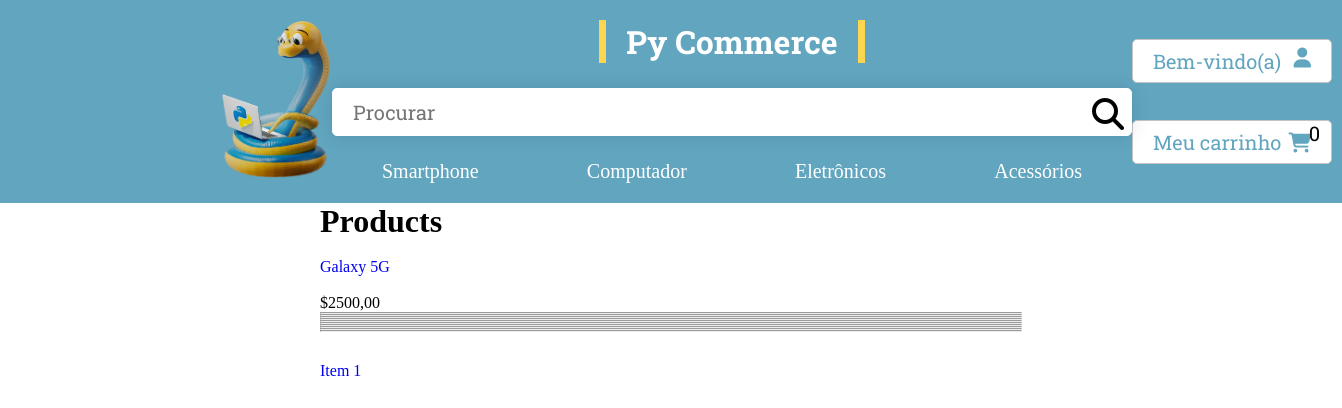
/, run on an earlier commit of the app's database.
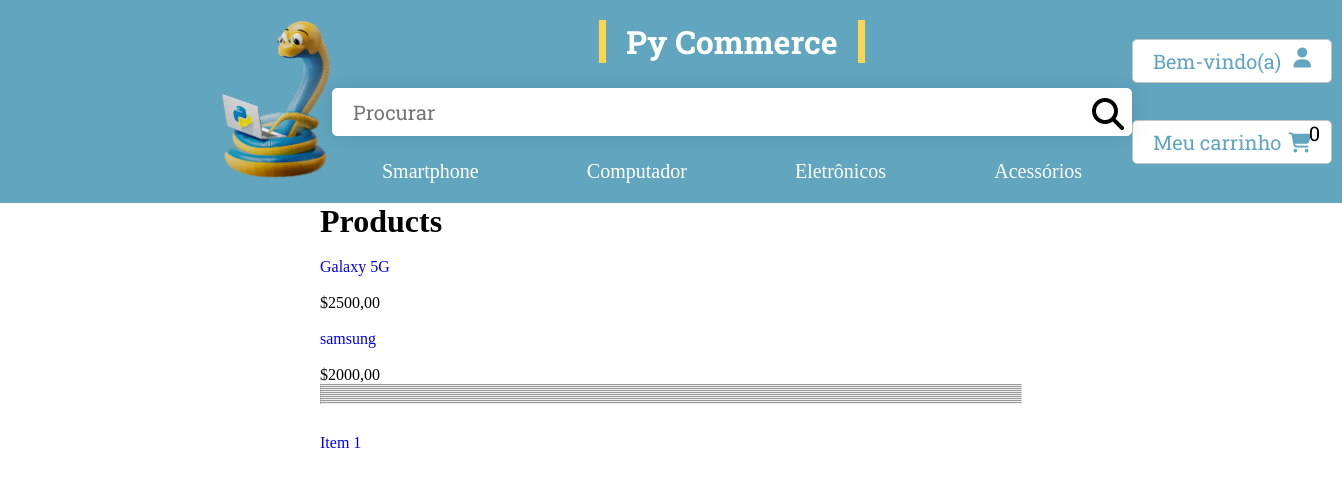
And on a later commit of the database.
### products/models.py (models this page shows, shortened)
class Product(models.Model):
    category = models.ForeignKey(Category, related_name='products', on_delete=models.CASCADE)
    brand = models.ForeignKey(Brand, related_name='products', on_delete=models.CASCADE)
    image = models.ManyToManyField(Image, blank=True)
    like = models.ManyToManyField(User, blank=True, related_name='like')
    deslike = models.ManyToManyField(User, blank=True, related_name='deslike')
    name = models.CharField(max_length=200, db_index=True)
    slug = models.SlugField(max_length=200, db_index=True)
    description = HTMLField(blank=True)
    price = models.DecimalField(max_digits=10, decimal_places=2)
    available = models.BooleanField(default=True)
    created = models.DateTimeField(auto_now_add=True)
    updated = models.DateTimeField(auto_now=True)
    class Meta:
        ordering = ('name',)
        index_together = (('id', 'slug'),)
    def get_absolute_url(self):
        return reverse('products:product_detail', args=[self.category, self.slug])

### core/views.py (the view)
# urls.py: path('', views.index, name='index'),
def index(request, category_name=None):
    search_form = SearchForm()
    category = None
    categories = Category.objects.all()
    products = Product.objects.filter(available=True)
    if category_name:
        products = products.filter(category=category)
    page_obj = pagination(request, products, 4)
    ok = render(request,
                'index.html',
                {'category': category,
                'categories': categories,
                'search_form': search_form,
                'page_obj': page_obj}
        )
    return ok

### products/forms.py
class SearchForm(forms.Form):
    search = forms.CharField(max_length=300)

### cart/cart.py (called while the page is built)
    def get_quantity_products(self):
        return len(self.cart)

### cart/context_processors.py (called while the page is built)
def cart(request):
    cart = Cart(request)
    return {'cart': cart}

### core/context_processors.py (called while the page is built)
def user_authenticated(request):
    if request.user.is_authenticated:
        context = {'user_authenticated': request.user.first_name}
    else:
        context = {'user_authenticated': 'bem-vindo(a)'}
    return context

### products/models.py (called while the page is built)
    def __str__(self):
        return self.name

### products/utils.py (called while the page is built)
def pagination(request, objects: list, per_page: int):
    paginator = Paginator(objects, per_page) # Show 25 contacts per page.
    page_number = request.GET.get('page')
    page_obj = paginator.get_page(page_number)
    return page_obj

### templates/index.html (shortened to what this page needs)
{% extends 'base.html' %}
{% load static %}
{% block content %}
<div id="main" class="product-list-container">
    <h1>{% if category %}{{ category.name }}{% else %}Products{% endif %}</h1>
    <div class="product-list-content">
        {% for obj in page_obj %}
        <div class="product-list-item">
            <a href="{{ obj.get_absolute_url }}">
                <div class="product-list-item-img">
                </div>
                <div>
                    <a href="{{ obj.get_absolute_url }}">{{ obj.name }}</a>
                </div>
                <br>
                ${{ obj.price }}
            </a>
        </div>
        {% endfor %}
    </div>
</div>
{% endblock %}

### templates/base.html (shortened to what this page needs)
{% load static %}
<!DOCTYPE html>
<html lang="pt-br">
<head>
    <link rel="stylesheet" href="{% static 'css/style.css' %}">
</head>
<body>
    <header>
        <div class="header-container">
            <div class="header-content">
                <div>
                    <a href="{% url 'core:index' %}"><img id="logo" src="{% static 'img/python.png' %}" alt="Logo"></a>
                </div>
                <div class="header-block-search">
                    <a href="{% url 'core:index' %}"><h1 id="name"><span class="underline-left-to-right">Py Commerce</span></h1></a>
                    <form>
                        <div class="search-form">
                            <i class="fa-2x fa-solid fa-magnifying-glass"></i>
                          <input type="text" id="search" name="search" placeholder="Procurar" onfocus="teste_onfocus()">
                        </div>
                    </form>
                    <ul class="navbar">
                       <li><a href="{% url 'products:product_list_by_category' 'smartphone' %}">Smartphone</a>
                        </li>
                       <li><a href="{% url 'products:product_list_by_category' 'computador' %}">Computador</a>
                        </li>
                       <li><a href="{% url 'products:product_list_by_category' 'eletronicos' %}">Eletrônicos</a>
                        </li>
                       <li><a href="{% url 'products:product_list_by_category' 'acessorios' %}">Acessórios</a>
                        </li>
                    </ul>
                </div>
                <div class="header-block-options">
                    <div class="header-item-orders">
                        {% if request.user.is_authenticated %}
                            <a href="{% url 'perfil:my_perfil' %}"><span>Olá, {{user_authenticated|capfirst}}</span></a>
                        {% else %}
                            <a href="{% url 'accounts:login_user' %}"><span>{{user_authenticated|capfirst}}</span></a>
                        {% endif %}
                        <i class="fa-solid fa-user"></i>
                    </div>
                    <div class="header-item-profile">
                        <a href="{% url 'cart:cart_detail' %}"><span>Meu carrinho</span>
                            <div id="cart">
                                <a href="{% url 'cart:cart_detail' %}"><i class="fa-sharp fa-solid fa-cart-shopping"></i></a>
                                <span class="fa-layers-counter">{{cart.get_quantity_products}}</span>
                            </div>
                        </a>
                    </div>
                </div>
            </div>
        </div>
    </header>
    {% block content %}{% endblock %}
<hr>
<hr>
<hr>
<hr>
<hr>
<hr>
<hr>
<hr>
<hr>
<hr>
<div class="underline-left-to-right ">
    <a class="underline" href="#">Item 1</a>
  </div>
</body>
</html>

### static/css/style.css (style rules this page uses)
* { margin: 0px; padding: 0px; box-sizing: border-box; }
:root { --main-color: #61a5bf; --second-color: #fdd550; --third-color: #ffffff; --background-color: rgb(255, 245, 233); --green-color: #00ff2a; --gray-color: #a5a3a3cc; --black-color: black; }
body, html { display: flex; flex-direction: column; justify-content: space-between; margin: 0 10rem; }
a { text-decoration: None; }
li { list-style-type: none; }
.header-container { background-color: var(--main-color); margin: 0 -20rem; }
.header-content { display: flex; justify-content: space-between; padding: 20px; margin: 0 200px; }
#logo { width: 7rem; }
.header-block-search { display: flex; flex-direction: column; justify-content: space-between; }
#name { font-family: 'Roboto Slab', serif; text-align: center; color: var(--third-color); }
#name span { border-left: 7px solid var(--second-color); border-right: 7px solid var(--second-color); padding: 0 20px; }
#search { position: relative; width: 50rem; height: 3rem; padding: 0 20px; border: 1px solid var(--third-color); box-shadow: 0 0 19px rgb(0 0 0 / 10%); border-radius: 5px; font-size: 20px; font-family: 'Roboto Slab', serif; transition: all 3s ease; }
.navbar { display: flex; justify-content: space-between; list-style: none; }
.navbar { font-size: 20px; }
.search-form { position: relative; }
.search-form i { position: absolute; top: 10px; left: 95%; z-index: 1; }
.navbar { position: relative; }
.navbar li { position: relative; }
.navbar > li > a { margin: 0 50px; color: var(--third-color); }
.underline-left-to-right { position: relative; margin: 30px 0; }
.underline-left-to-right:before { content: ""; position: absolute; width: 0%; height: 7px; top: -5.5px; left: 0; background-color: var(--second-color); transition: width 0.5s ease-in-out; }
.header-block-options { display: flex; flex-direction: column; justify-content: space-around; font-family: 'Roboto Slab', serif; font-size: 20px; max-width: 200px; min-width: 200px; max-height: 163px; min-height: 163px; }
.header-block-options a { color: var(--main-color); }
.header-block-options i { color: var(--main-color); }
.header-item-orders { display: flex; justify-content: space-between ; background-color: var(--third-color); text-align: center; padding: 8px 20px; cursor: pointer; border: 1px solid #c4c4c4; border-radius: 5px; white-space: nowrap; transition: all 1s ease; }
.header-item-profile { background-color: var(--third-color); display: flex; justify-content: space-between; cursor: pointer; padding: 8px 20px; border: 1px solid #c4c4c4; border-radius: 5px; align-items: center; white-space: nowrap; transition: all 1s ease; }
#cart { position: relative; }
#cart span { position: absolute; left: 90%; bottom: 35%; }

What changed in the data, as far as the page shows it:
added Product: name "samsung", price "2000,00"
